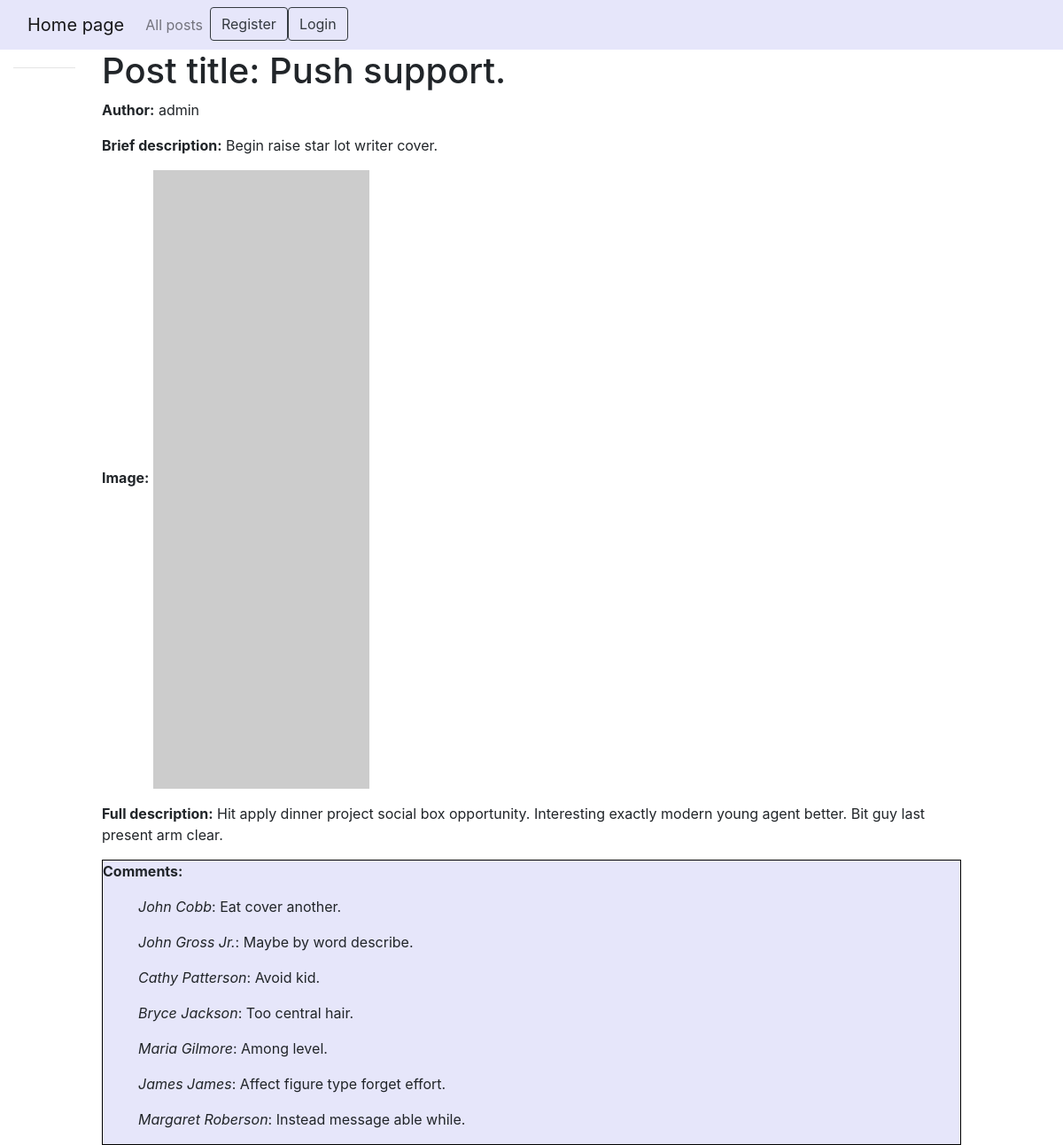
/blog/posts/4, run on the app's committed database.
### blog/models.py (models this page shows, shortened)
class Post(models.Model):
    title = models.CharField(max_length=250)
    brief_description = models.CharField(max_length=250)
    full_description = models.CharField(max_length=500)
    image = models.URLField()
    posted = models.BooleanField(default=False)
    author = models.ForeignKey(get_user_model(), on_delete=models.CASCADE)

class Comment(models.Model):
    username = models.CharField(max_length=250)
    text = models.TextField()
    post = models.ForeignKey(Post, on_delete=models.CASCADE)
    posted_com = models.BooleanField(default=False)

### blog/views.py (the view)
# urls.py: path('posts/<int:pk>', views.PostDetailView.as_view(), name='post-detail'),
class PostDetailView(generic.DetailView):
    model = Post
    template_name = 'post_detail.html'

### blog/templates/post_detail.html (shortened to what this page needs)
{% extends "base_generic.html" %}
{% block content %}
  <h1>Post title: {{ post.title }}</h1>
  <p><strong>Author:</strong> {{ post.author }}</p>
  <p><strong>Brief description:</strong> {{ post.brief_description }}</p>
  <p><strong>Image:</strong> <img src="{{ post.image }}" class="img-fluid" alt="..."></p>
  <p><strong>Full description:</strong> {{ post.full_description }}</p>
<p>
<div class="raz">
  <div><p><strong>Comments:</strong>
        {% for comment in object.comment_set.all %}
        <ul>
            <em>{{ comment.username }}</em>: {{ comment.text }}
        </ul>
        {% endfor %}
  </div>
</div>
{% endblock %}

### blog/templates/post_detail.html (style rules this page uses)
.raz div { min-height: 2em; margin-right: 0em; border: 1px solid black; background: #e6e6fa; }

### data on the page
Post: title "Push support.", author "admin", brief_description "Begin raise star lot writer cover.", full_description "Hit apply dinner project social box opportunity. Interesting exactly modern young agent better. Bit guy last present arm clear."
Comment: username "John Cobb", text "Eat cover another."
Comment: username "John Gross Jr.", text "Maybe by word describe."
Comment: username "Cathy Patterson", text "Avoid kid."
Comment: username "Bryce Jackson", text "Too central hair."
Comment: username "Maria Gilmore", text "Among level."
Comment: username "James James", text "Affect figure type forget effort."
Comment: username "Margaret Roberson", text "Instead message able while."
